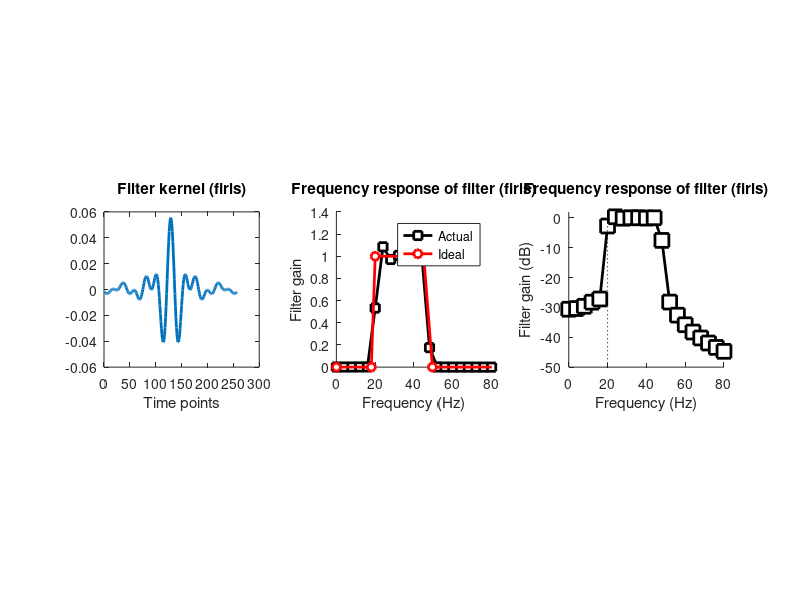
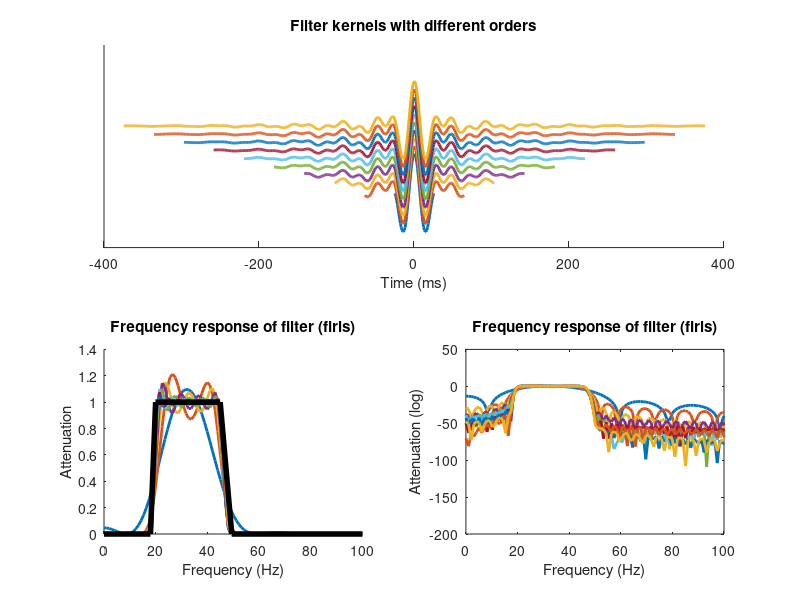
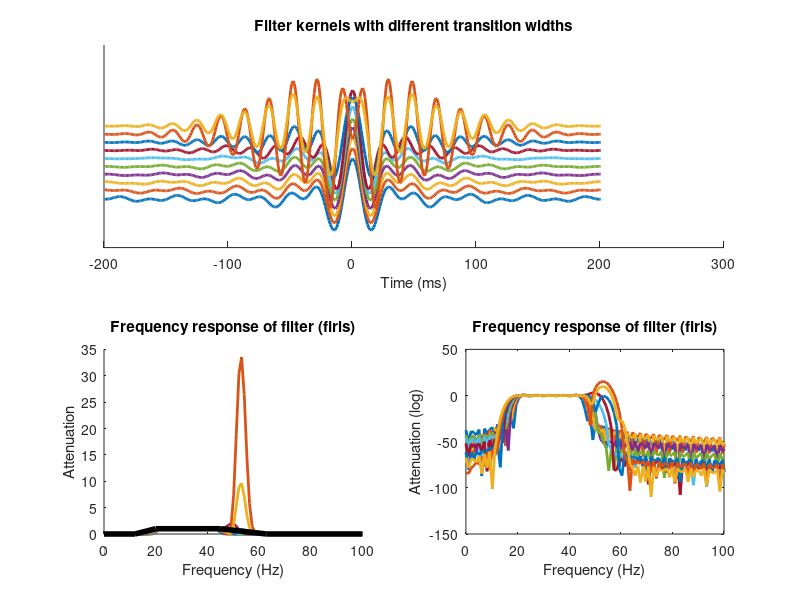

Recreate these plots in MATLAB, in order.
%% Filtering
% FIR filters with firls
%%
srate   = 1024; % hz
nyquist = srate/2;
frange  = [20 45];
transw  = .1;
order   = round( 5*srate/frange(1) );

shape   = [ 0 0 1 1 0 0 ];
frex    = [ 0 frange(1)-frange(1)*transw frange frange(2)+frange(2)*transw nyquist ] / nyquist;

% Filter kernel
filtkern = firls(order,frex,shape);

% Compute the power spectrum of the filter kernel
filtpow = abs(fft(filtkern)).^2;

% Compute the frequencies vector and remove negative frequencies
hz      = linspace(0,srate/2,floor(length(filtkern)/2)+1);
filtpow = filtpow(1:length(hz));

figure(1), clf
subplot(131)
plot(filtkern,'linew',2)
xlabel('Time points')
title('Filter kernel (firls)')
axis square

% Plot amplitude spectrum of the filter kernel
subplot(132), hold on
plot(hz,filtpow,'ks-','linew',2,'markerfacecolor','w')
plot(frex*nyquist,shape,'ro-','linew',2,'markerfacecolor','w')

% Make the plot look nicer
set(gca,'xlim',[0 frange(1)*4])
xlabel('Frequency (Hz)'), ylabel('Filter gain')
legend({'Actual';'Ideal'})
title('Frequency response of filter (firls)')
axis square

subplot(133), hold on
plot(hz,10*log10(filtpow),'ks-','linew',2,'markersize',10,'markerfacecolor','w')
plot([1 1]*frange(1),get(gca,'ylim'),'k:')
set(gca,'xlim',[0 frange(1)*4],'ylim',[-50 2])
xlabel('Frequency (Hz)'), ylabel('Filter gain (dB)')
title('Frequency response of filter (firls)')
axis square

%% Effects of the filter kernel order
% Range of orders
ordersF = ( 1*srate/frange(1)) / (srate/1000);
ordersL = (15*srate/frange(1)) / (srate/1000);

orders = round( linspace(ordersF,ordersL,10) );

% Initialize
fkernX = zeros(length(orders),1000);
hz = linspace(0,srate,1000);

figure(2), clf
for oi=1:length(orders)
    % Create filter kernel
    fkern = firls(orders(oi),frex,shape);
    n(oi) = length(fkern);

    % Take its FFT
    fkernX(oi,:) = abs(fft(fkern,1000)).^2;
    
    % Show in plot
    subplot(211), hold on
    plot((1:n(oi))-n(oi)/2,fkern+.01*oi,'linew',2)
end

xlabel('Time (ms)')
set(gca,'ytick',[])
title('Filter kernels with different orders')
subplot(223), hold on
plot(hz,fkernX,'linew',2)
plot(frex*nyquist,shape,'k','linew',4)
set(gca,'xlim',[0 100])
xlabel('Frequency (Hz)'), ylabel('Attenuation')
title('Frequency response of filter (firls)')

subplot(224)
plot(hz,10*log10(fkernX),'linew',2)
set(gca,'xlim',[0 100])
xlabel('Frequency (Hz)'), ylabel('Attenuation (log)')
title('Frequency response of filter (firls)')

%% Effects of the filter transition width
% Range of transitions
transwidths = linspace(.01,.4,10);

% Initialize
fkernX = zeros(length(transwidths),1000);
hz = linspace(0,srate,1000);

figure(3), clf
for ti=1:length(transwidths)
    % Create filter kernel
    frex  = [ 0 frange(1)-frange(1)*transwidths(ti) frange(1) frange(2) frange(2)+frange(2)*transwidths(ti) nyquist ] / nyquist;
    fkern = firls(400,frex,shape);
    n(ti) = length(fkern);

    % Take its FFT
    fkernX(ti,:) = abs(fft(fkern,1000)).^2;
    
    % Show in plot
    subplot(211), hold on
    plot((1:n(ti))-n(ti)/2,fkern+.01*ti,'linew',2)
end

xlabel('Time (ms)')
set(gca,'ytick',[])
title('Filter kernels with different transition widths')

subplot(223), hold on
plot(hz,fkernX,'linew',2)
plot(frex*nyquist,shape,'k','linew',4)
set(gca,'xlim',[0 100])
xlabel('Frequency (Hz)'), ylabel('Attenuation')
title('Frequency response of filter (firls)')

subplot(224)
plot(hz,10*log10(fkernX),'linew',2)
set(gca,'xlim',[0 100])
xlabel('Frequency (Hz)'), ylabel('Attenuation (log)')
title('Frequency response of filter (firls)')

%% end.